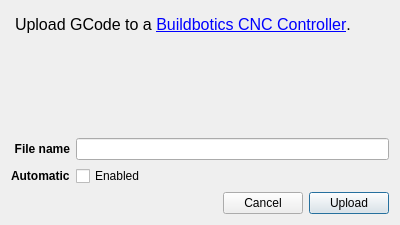
<?xml version="1.0" encoding="UTF-8"?>
<ui version="4.0">
 <class>UploadDialog</class>
 <widget class="QDialog" name="UploadDialog">
  <property name="geometry">
   <rect>
    <x>0</x>
    <y>0</y>
    <width>400</width>
    <height>225</height>
   </rect>
  </property>
  <property name="minimumSize">
   <size>
    <width>400</width>
    <height>225</height>
   </size>
  </property>
  <property name="maximumSize">
   <size>
    <width>1000</width>
    <height>225</height>
   </size>
  </property>
  <property name="windowTitle">
   <string>Upload GCode to CNC</string>
  </property>
  <property name="windowIcon">
   <iconset>
    <normaloff>icons/buildbotics.png</normaloff>icons/buildbotics.png</iconset>
  </property>
  <layout class="QVBoxLayout" name="verticalLayout">
   <item>
    <widget class="QTextBrowser" name="textBrowser">
     <property name="styleSheet">
      <string notr="true">background: transparent</string>
     </property>
     <property name="frameShape">
      <enum>QFrame::NoFrame</enum>
     </property>
     <property name="html">
      <string>&lt;!DOCTYPE HTML PUBLIC &quot;-//W3C//DTD HTML 4.0//EN&quot; &quot;http://www.w3.org/TR/REC-html40/strict.dtd&quot;&gt;
&lt;html&gt;&lt;head&gt;&lt;meta name=&quot;qrichtext&quot; content=&quot;1&quot; /&gt;&lt;style type=&quot;text/css&quot;&gt;
p, li { white-space: pre-wrap; }
&lt;/style&gt;&lt;/head&gt;&lt;body style=&quot; font-family:'Sans'; font-size:12pt; font-weight:400; font-style:normal;&quot;&gt;
&lt;p style=&quot; margin-top:0px; margin-bottom:12px; margin-left:0px; margin-right:0px; -qt-block-indent:0; text-indent:0px;&quot;&gt;&lt;a href=&quot;https://buildbotics.com/&quot;&gt;&lt;img src=&quot;:images/buildbotics_banner-200x32.png&quot; /&gt;&lt;/a&gt;&lt;/p&gt;
&lt;p style=&quot; margin-top:0px; margin-bottom:0px; margin-left:0px; margin-right:0px; -qt-block-indent:0; text-indent:0px;&quot;&gt;Upload GCode to a &lt;a href=&quot;https://buildbotics.com/&quot;&gt;&lt;span style=&quot; text-decoration: underline; color:#0000ff;&quot;&gt;Buildbotics CNC Controller&lt;/span&gt;&lt;/a&gt;.&lt;/p&gt;&lt;/body&gt;&lt;/html&gt;</string>
     </property>
    </widget>
   </item>
   <item>
    <layout class="QGridLayout" name="gridLayout">
     <property name="topMargin">
      <number>10</number>
     </property>
     <item row="0" column="1">
      <widget class="QLineEdit" name="filenameLineEdit">
       <property name="text">
        <string/>
       </property>
      </widget>
     </item>
     <item row="0" column="0">
      <widget class="QLabel" name="filenameLabel">
       <property name="font">
        <font>
         <weight>75</weight>
         <bold>true</bold>
        </font>
       </property>
       <property name="text">
        <string>File name</string>
       </property>
       <property name="alignment">
        <set>Qt::AlignRight|Qt::AlignTrailing|Qt::AlignVCenter</set>
       </property>
      </widget>
     </item>
     <item row="1" column="0">
      <widget class="QLabel" name="label">
       <property name="font">
        <font>
         <weight>75</weight>
         <bold>true</bold>
        </font>
       </property>
       <property name="text">
        <string>Automatic</string>
       </property>
      </widget>
     </item>
     <item row="1" column="1">
      <widget class="QCheckBox" name="automaticCheckBox">
       <property name="text">
        <string>Enabled</string>
       </property>
      </widget>
     </item>
    </layout>
   </item>
   <item>
    <spacer name="verticalSpacer">
     <property name="orientation">
      <enum>Qt::Vertical</enum>
     </property>
     <property name="sizeHint" stdset="0">
      <size>
       <width>20</width>
       <height>18</height>
      </size>
     </property>
    </spacer>
   </item>
   <item>
    <layout class="QHBoxLayout" name="horizontalLayout">
     <item>
      <spacer name="horizontalSpacer">
       <property name="orientation">
        <enum>Qt::Horizontal</enum>
       </property>
       <property name="sizeHint" stdset="0">
        <size>
         <width>40</width>
         <height>20</height>
        </size>
       </property>
      </spacer>
     </item>
     <item>
      <widget class="QDialogButtonBox" name="buttonBox">
       <property name="sizePolicy">
        <sizepolicy hsizetype="Fixed" vsizetype="Fixed">
         <horstretch>0</horstretch>
         <verstretch>0</verstretch>
        </sizepolicy>
       </property>
       <property name="standardButtons">
        <set>QDialogButtonBox::Cancel</set>
       </property>
      </widget>
     </item>
     <item>
      <widget class="QPushButton" name="uploadPushButton">
       <property name="text">
        <string>Upload</string>
       </property>
       <property name="default">
        <bool>true</bool>
       </property>
      </widget>
     </item>
    </layout>
   </item>
  </layout>
 </widget>
 <resources>
  <include location="camotics.qrc"/>
 </resources>
 <connections>
  <connection>
   <sender>buttonBox</sender>
   <signal>rejected()</signal>
   <receiver>UploadDialog</receiver>
   <slot>reject()</slot>
   <hints>
    <hint type="sourcelabel">
     <x>272</x>
     <y>200</y>
    </hint>
    <hint type="destinationlabel">
     <x>195</x>
     <y>200</y>
    </hint>
   </hints>
  </connection>
 </connections>
</ui>
